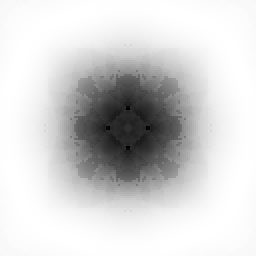
#> input picture datasets/FDP/414383/414383_+0+0+0.png, 128 x 128 px, given as the content of the folder ../results/pattern_random0/train_100/images/, which was not available (shown 2 times larger)
$ jupyter execute --allow-errors figure_intensities.ipynb
#> lines starting #> are read from the running program, lines starting #| are printed output that depends on the picture; pictures that were not available may be replaced by others from this repository, and a replacement may not be noted
#> further down, img is the input picture: shape (128, 128, 3); min 0, max 255, mean 211.6
#> `intensities_pattern += list(img[:, :, 0].ravel())`: intensities_pattern = 16384 values, max 255 at index 301, min 0 at index 6975, mean 211.6
[cell 1]
import numpy as np
import pandas as pd
import os
import cv2
import matplotlib as mpl
import matplotlib.pyplot as plt
#
import scienceplots
from cmcrameri import cm
from collections import Counter

plt.style.use(["science"])

[cell 2]
dataset_loc = "../datasets/FDP"
data_loc_pattern = "../results/pattern_random0/train_100/images/"
data_loc_structure = "../results/structure_random0/train_100/images/"

[cell 3]
intensities_pattern = []
intensities_pattern_real = []
intensities_structure_real = []
intensities_structure = []

#> (the rest of this cell did not finish here and is left out)

[cell 4]
counter_pattern = Counter(intensities_pattern)
#> counter_pattern = 205 items
counter_structure = Counter(intensities_structure)
counter_pattern_real = Counter(intensities_pattern_real)
counter_structure_real = Counter(intensities_structure_real)

[cell 5]
fig, axs = plt.subplots(2, 2, sharey=True, sharex=True)
axs[0, 0].bar(counter_pattern.keys(), [v / 20398080 for v in counter_pattern.values()], width=1.0)
axs[0, 1].bar([255 - v for v in counter_structure.keys()], [v / 20398080 for v in counter_structure.values()], width=1.0)
axs[1, 0].bar(counter_pattern_real.keys(), [v / 20398080 for v in counter_pattern_real.values()], width=1.0)
axs[1, 1].bar([255 - v for v in counter_structure_real.keys()], [v / 20398080 for v in counter_structure_real.values()], width=1.0)
# axs[0].set_ylim([0, 0.15])
axs[0, 0].set_xticks([0, 255])
axs[0, 1].set_xticks([0, 255])
axs[1, 0].set_xticks([0, 255])
axs[1, 1].set_xticks([0, 255])

fig.savefig('figures/intensities', dpi=1200)
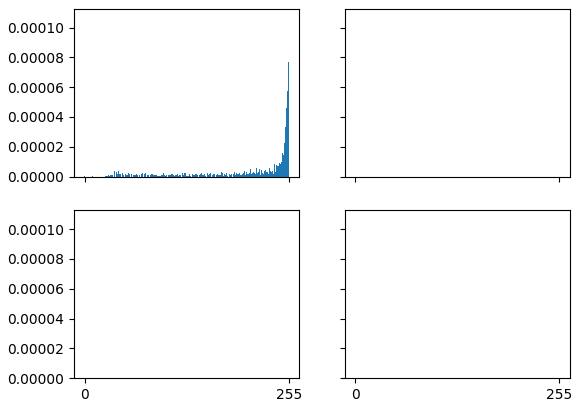
#> figure drawn by matplotlib, 1 panel


$ run again, on notebooks/archive/257390_test/257390_fake.png
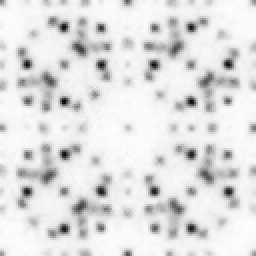
#> input picture notebooks/archive/257390_test/257390_fake.png, 128 x 128 px, given as the content of the folder ../results/pattern_random0/train_100/images/, which was not available (shown 2 times larger)
#> img is the input picture: shape (128, 128, 3); min 0, max 255, mean 224.5
#> intensities_pattern = 16384 values, max 255 at index 9285, min 0 at index 6431, mean 224.5
#> counter_pattern = 140 items
#> `fig.savefig('figures/intensities', dpi=1200)`:
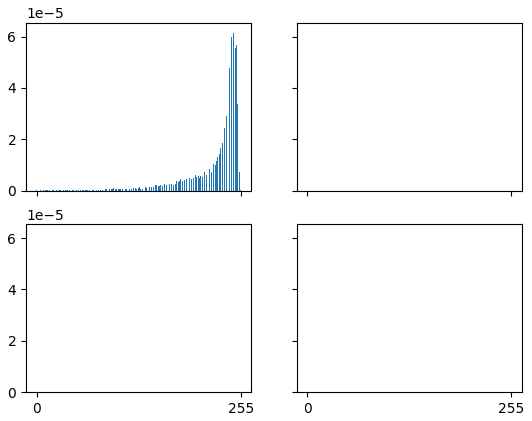
#> figure drawn by matplotlib, 1 panel

$ run again, on notebooks/archive/257390_test/257390_real.png
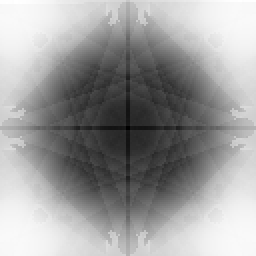
#> input picture notebooks/archive/257390_test/257390_real.png, 128 x 128 px, given as the content of the folder ../results/pattern_random0/train_100/images/, which was not available (shown 2 times larger)
#> img is the input picture: shape (128, 128, 3); min 0, max 255, mean 156.9
#> intensities_pattern = 16384 values, max 255 at index 7, min 0 at index 8127, mean 156.9
#> counter_pattern = 206 items
#> `fig.savefig('figures/intensities', dpi=1200)`:
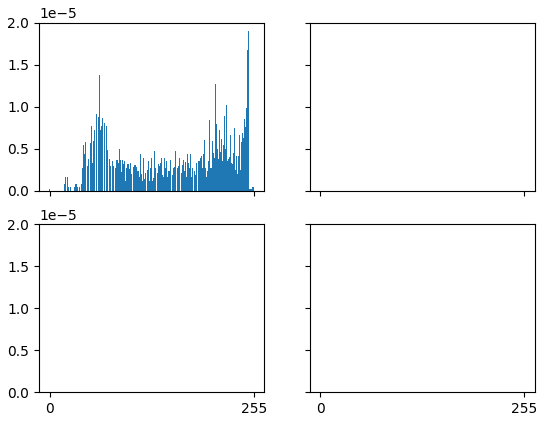
#> figure drawn by matplotlib, 1 panel
